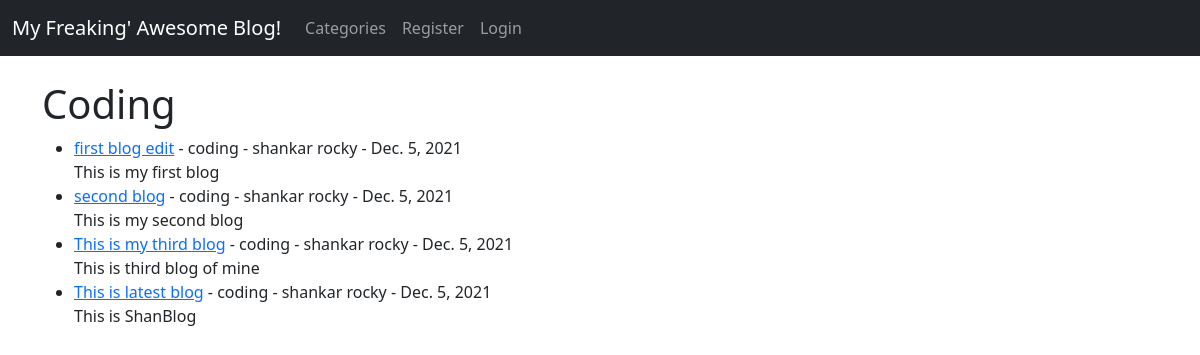
The page /category/coding/ on the database as committed earlier.
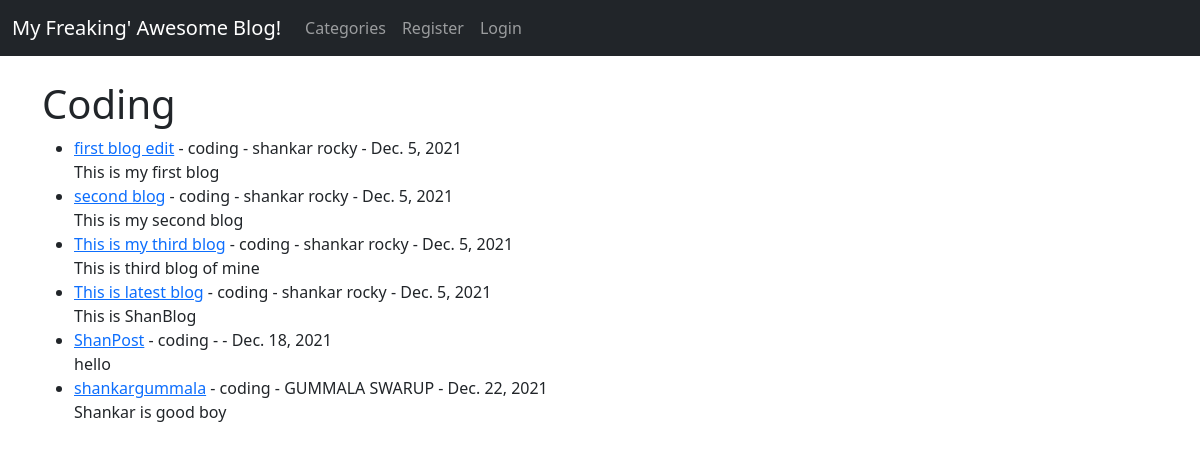
The same page on the database as committed later.
### myblog/models.py (models this page shows, shortened)
class Post(models.Model):
    title = models.CharField(max_length=255)
    title_tag = models.CharField(max_length=255)
    author = models.ForeignKey(User,on_delete=models.CASCADE)
    body = RichTextField(blank=True,null=True)
    post_date = models.DateField(auto_now_add = True)
    category = models.CharField(max_length=255,default='coding')
    likes = models.ManyToManyField(User,related_name='blog_posts')

### myblog/views.py (the view)
# urls.py: path('category/<str:cats>/',CategoryView,name='category'),
def CategoryView(request,cats):
    Category_posts = Post.objects.filter(category=cats.replace('-',' '))
    return render(request,'categories.html',{'cats':cats.title().replace('-',' '),'category_posts':Category_posts})

### myblog/templates/categories.html (shortened to what this page needs)
{% extends 'base.html' %}
{% block content %}
{% if category_posts %}
<h1>{{ cats }}</h1>
<ul>
{% for post in category_posts %}
<li><a href="{% url 'article-detail' post.pk %}" >{{post.title}}</a> - {{post.category}} - {{post.author.first_name}} {{post.author.last_name}} - {{post.post_date}} <br/> {{post.body | slice:":200" | safe}} </li>
{% endfor %}
</ul>
{% else %}
  <h2>Sorry There are no posts in this category!!</h2>
{% endif %}
{% endblock %}

Rows that differ between the two databases and show on the page:
added Post: title "ShanPost", category "coding", post_date "Dec. 18, 2021", body "hello"
added Post: title "shankargummala", category "coding", author.first_name "GUMMALA", author.last_name "SWARUP", post_date "Dec. 22, 2021", body "Shankar is good boy"
